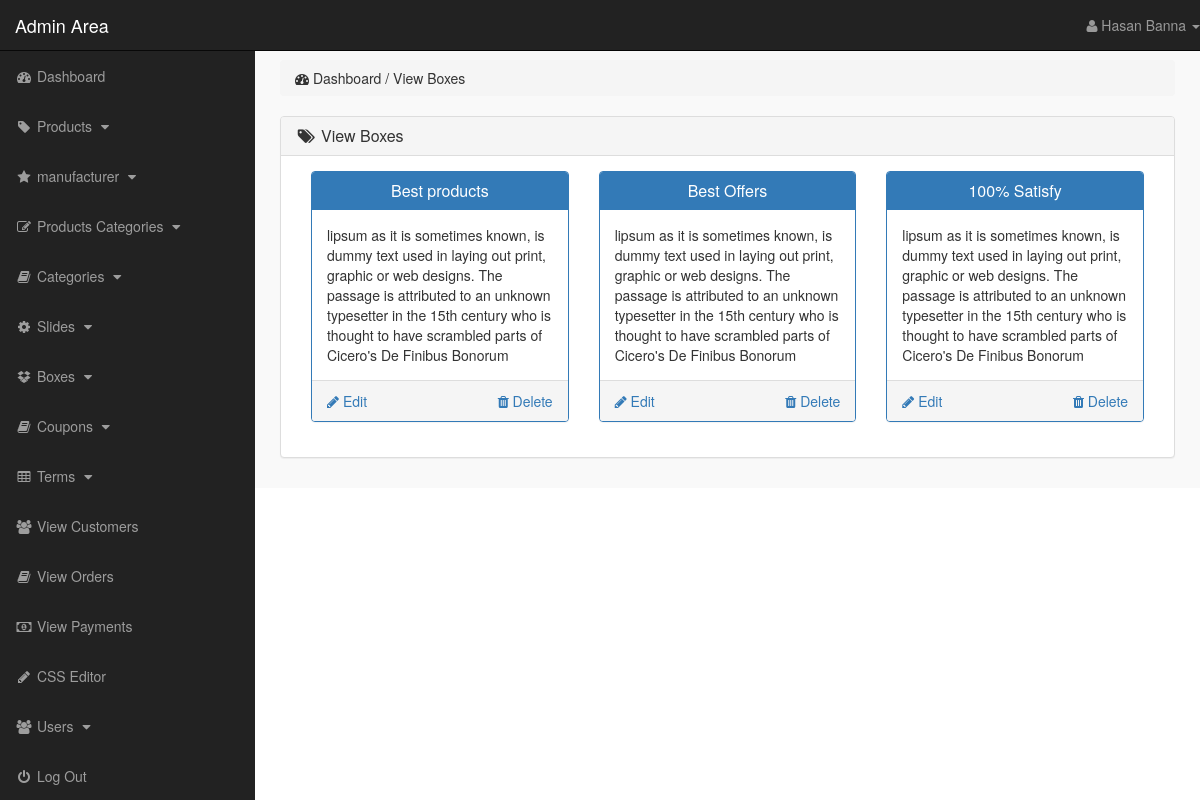
Screenshot of /admin_area/index.php?view_boxes (signed in) with the database file from the repository.
### tables this page shows
CREATE TABLE `boxes_section` (
  `box_id` int(10) NOT NULL,
  `box_title` text NOT NULL,
  `box_desc` text NOT NULL
);

### admin_area/view_boxes.php (the view)
<?php
    if(!isset($_SESSION['admin_email'])){
        echo "<script>window.open('login.php','_self')</script>";
    }else{
?>
<div class="row">
    <div class="col-lg-12">
        <ol class="breadcrumb">
            <li>
                <i class="fa fa-dashboard"></i> Dashboard / View Boxes
            </li>
        </ol>
    </div>
</div>
<div class="row">
    <div class="col-lg-12">
        <div class="panel panel-default">
            <div class="panel-heading">
                <h3 class="panel-title">
                    <i class="fa fa-tags fa-fw"></i> View Boxes
                </h3>
            </div>
            <div class="panel-body">
                <?php
                    $get_boxes = "select * from boxes_section";
                    $run_boxes = mysqli_query($con,$get_boxes);
                    while($run_boxes_section=mysqli_fetch_array($run_boxes)){
                        $box_id = $run_boxes_section['box_id'];
                        $box_title = $run_boxes_section['box_title'];
                        $box_desc = $run_boxes_section['box_desc'];
                ?>
                <div class="col-lg-4 col-md-4">
                    <div class="panel panel-primary">
                        <div class="panel-heading">
                            <h3 class="panel-title" align="center">
                                <?php echo $box_title; ?>
                            </h3>
                        </div>
                        <div class="panel-body">
                        <?php echo $box_desc; ?>
                        </div>
                        <div class="panel-footer">
                            <center>
                                <a href="index.php?delete_box=<?php echo $box_id; ?>" class="pull-right">
                                 <i class="fa fa-trash"></i> Delete
                                </a>
                                <a href="index.php?edit_box=<?php echo $box_id; ?>" class="pull-left">
                                 <i class="fa fa-pencil"></i> Edit
                                </a>
                                <div class="clearfix"></div>
                            </center>
                        </div>
                    </div>
                </div>
                <?php } ?>
            </div>
        </div>
    </div>
</div>
<?php } ?>

### admin_area/includes/sidebar.php (shortened to what this page needs)
<?php
    if(!isset($_SESSION['admin_email'])){
        echo "<script>window.open('login.php','_self')</script>";
    }else{
?>
<nav class="navbar navbar-inverse navbar-fixed-top">
    <div class="navbar-header">
        <a href="index.php?dashboard" class="navbar-brand">Admin Area</a>
    </div>
    <ul class="nav navbar-right top-nav">
        <li class="dropdown">
            <a href="#" class="dropdown-toggle" data-toggle="dropdown">
                <i class="fa fa-user"></i> <?php echo $admin_name;  ?> <b class="caret"></b>
            </a>
        </li>
    </ul>
    <div class="collapse navbar-collapse navbar-ex1-collapse">
        <ul class="nav navbar-nav side-nav">
            <li>
                <a href="index.php?dashboard">
                        <i class="fa fa-fw fa-dashboard"></i> Dashboard
                </a>
            </li>
            <li>
                <a href="#" data-toggle="collapse" data-target="#products">
                        <i class="fa fa-fw fa-tag"></i> Products
                        <i class="fa fa-fw fa-caret-down"></i>
                </a>
            </li>
            <li>
                <a href="#" data-toggle="collapse" data-target="#manufacturer">
                        <i class="fa fa-fw fa-star"></i> manufacturer
                        <i class="fa fa-fw fa-caret-down"></i>
                </a>
            </li>
            <li>
                <a href="#" data-toggle="collapse" data-target="#p_cat">
                        <i class="fa fa-fw fa-edit"></i> Products Categories
                        <i class="fa fa-fw fa-caret-down"></i>
                </a>
            </li>
            <li>
                <a href="#" data-toggle="collapse" data-target="#cat">
                        <i class="fa fa-fw fa-book"></i> Categories
                        <i class="fa fa-fw fa-caret-down"></i>
                </a>
            </li>
            <li>
                <a href="#" data-toggle="collapse" data-target="#slides">
                        <i class="fa fa-fw fa-gear"></i> Slides
                        <i class="fa fa-fw fa-caret-down"></i>
                </a>
            </li>
            <li>
                <a href="#" data-toggle="collapse" data-target="#boxes">
                        <i class="fa fa-fw fa-dropbox"></i> Boxes
                        <i class="fa fa-fw fa-caret-down"></i>
                </a>
            </li>
            <li>
                <a href="#" data-toggle="collapse" data-target="#coupon">
                        <i class="fa fa-fw fa-book"></i> Coupons
                        <i class="fa fa-fw fa-caret-down"></i>
                </a>
            </li>
            <li>
                <a href="#" data-toggle="collapse" data-target="#terms">
                        <i class="fa fa-fw fa-table"></i> Terms
                        <i class="fa fa-fw fa-caret-down"></i>
                </a>
            </li>
            <li>
                <a href="index.php?view_customers">
                    <i class="fa fa-fw fa-users"></i> View Customers
                </a>
            </li>
            <li>
                <a href="index.php?view_orders">
                    <i class="fa fa-fw fa-book"></i> View Orders
                </a>
            </li>
            <li>
                <a href="index.php?view_payments">
                    <i class="fa fa-fw fa-money"></i> View Payments
                </a>
            </li>
            <li>
                <a href="index.php?edit_css">
                    <i class="fa fa-fw fa-pencil"></i> CSS Editor
                </a>
            </li>
            <li>
                <a href="#" data-toggle="collapse" data-target="#users">
                        <i class="fa fa-fw fa-users"></i> Users
                        <i class="fa fa-fw fa-caret-down"></i>
                </a>
            </li>
            <li>
                <a href="logout.php">
                    <i class="fa fa-fw fa-power-off"></i> Log Out
                </a>
            </li>
        </ul>
    </div>
</nav>
<?php } ?>

### admin_area/css/style.css (style rules this page uses)
body { margin-top: 100px; }
@media (min-width: 768px) { body { margin-top: 50px; } }
.top-nav { 0 15px; }
.top-nav>li { float: left; display: inline-block; }
.top-nav>li>a { color: #999999; line-height: 20px; padding-top: 15px; padding-bottom: 15px; }
@media (min-width: 768px) { .side-nav { position: fixed; top: 51px; bottom: 0; width: 255px; overflow-y: auto; overflow-x: hidden; background-color: #222222; padding-bottom: 40px; border-radius: 0; } }
@media (min-width: 768px) { .side-nav>li>a { width: 255px; } }
.panel-body { border-radius: 5px; }

### rows the page displays
boxes_section: box_title "Best products", box_desc "lipsum as it is sometimes known, is dummy text used in laying out print, graphic or web designs. The passage is attributed to an unknown typesetter in the 15th century who is thought to have scrambled parts of Cicero's De Finibus Bonorum"
boxes_section: box_title "Best Offers", box_desc "lipsum as it is sometimes known, is dummy text used in laying out print, graphic or web designs. The passage is attributed to an unknown typesetter in the 15th century who is thought to have scrambled parts of Cicero's De Finibus Bonorum"
boxes_section: box_title "100% Satisfy", box_desc "lipsum as it is sometimes known, is dummy text used in laying out print, graphic or web designs. The passage is attributed to an unknown typesetter in the 15th century who is thought to have scrambled parts of Cicero's De Finibus Bonorum"

### other values shown
$admin_name "Hasan Banna"
